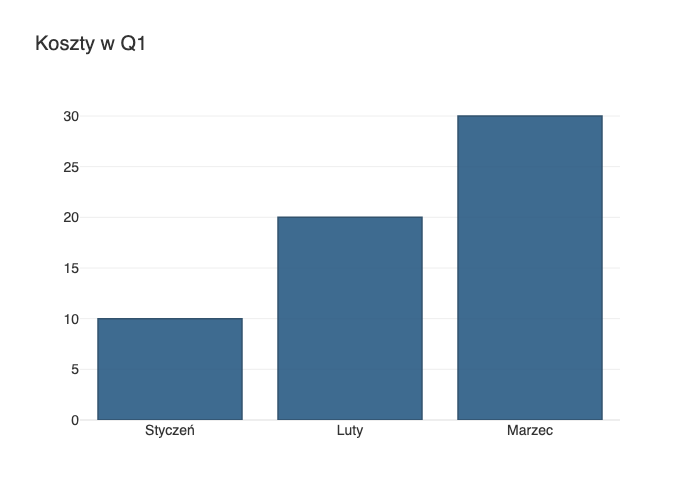

This chart was generated by the following Python code:
import plotly.graph_objects as go

fig = go.Figure(data=[go.Bar(
    x=['Styczeń', 'Luty', 'Marzec'],
    y=[10, 20, 30],
    marker_color='#2A5B84',
    marker_line_color='#1E415F',
    marker_line_width=1.5,
    opacity=0.9
)])

fig.update_layout(
    title='Koszty w Q1',
    plot_bgcolor='white',
    font=dict(family="Helvetica, sans-serif", size=14, color="#333"),
    yaxis=dict(gridcolor='#eee', zerolinecolor='#eee', showline=False),
    xaxis=dict(showgrid=False, zerolinecolor='#eee', showline=False)
)

print("Exporting to test_plotly.png...")
fig.write_image("test_plotly.png")
print("Done!")
